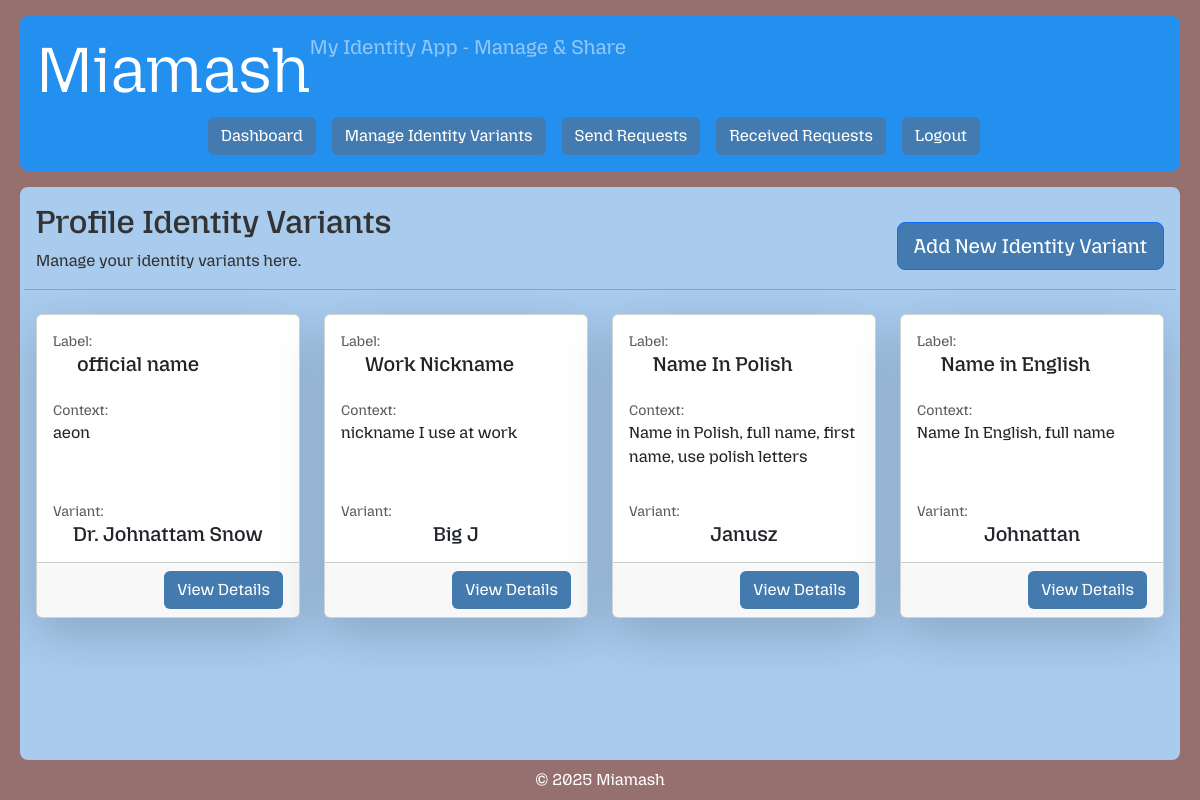
Before: /profile/identity-variant/ (signed in) with the older database file.
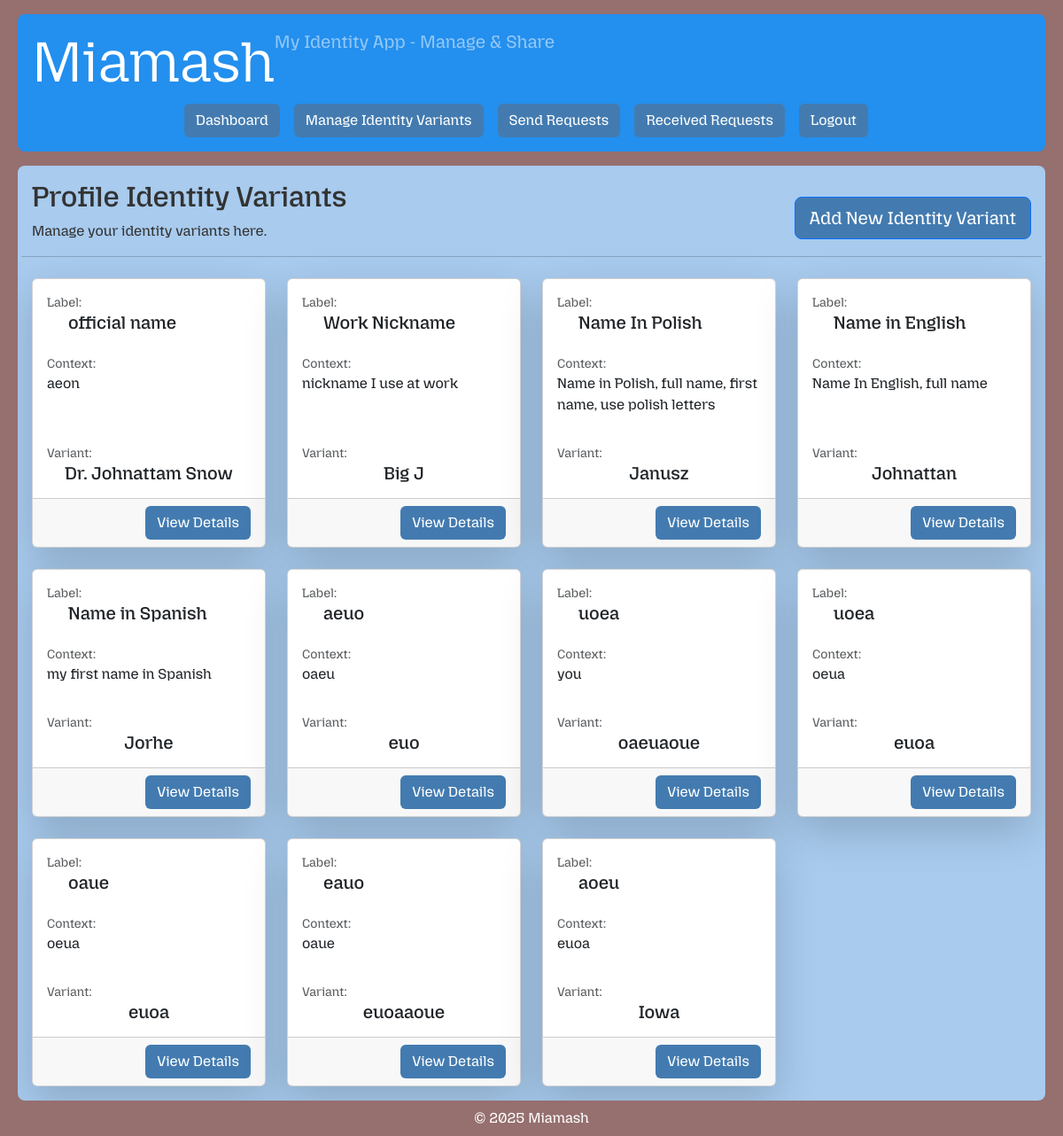
After: the same page with the newer database file.
### core/models.py (models this page shows, shortened)
class ProfileIdentityVariant(models.Model):
    user = models.ForeignKey(User, on_delete=models.CASCADE, related_name='identity_variants')
    label = models.CharField(max_length=50)
    context = models.TextField(blank=True)
    variant = models.CharField(max_length=100)

### web/views.py (the view)
# urls.py: path('profile/identity-variant/', ProfileIdentityVariantListView.as_view(), name='profile-identity-variant-list'),
class ProfileIdentityVariantListView(ProfileIdentityVariantOwnerPermissionMixin, ListView):
    template_name = 'web/private/profile_identity_variant_list.html'
    context_object_name = 'profile_identity_variants'

### web/permissions.py (called while the page is built)
    def get_queryset(self):
        return self.model.objects.filter(user=self.request.user)

### web/templates/web/private/profile_identity_variant_list.html
{% extends "web/private/base.html" %}
{% block content %}
    <div class="row align-items-center mb-2">
        <div class="col">
            <h2>Profile Identity Variants</h2>
            <p>Manage your identity variants here.</p>
        </div>
        <div class="col-auto">
            <a class="btn btn-primary btn-lg" href="{% url 'profile-identity-variant-create' %}">Add New Identity Variant</a>
        </div>
        <hr>
    </div>
    {% if profile_identity_variants %}
        <div class="row row-cols-1 row-cols-sm-1 row-cols-md-2 row-cols-lg-3 row-cols-xl-4 row-cols-xxl-5  g-4">
            {% for variant in profile_identity_variants %}
                <div class="col">
                    <div class="card h-100 mb-3 shadow-lg">
                        <div class="card-body d-flex flex-column">
                            <p class="text-muted mb-0 small">Label:</p>
                            <h5 class="card-text ps-4 ">{{ variant.label }}</h5>
                            <p class="text-muted mb-0 mt-3 small">Context:</p>
                            <p class="card-text">{{ variant.context }}</p>
                            <div class="flex-grow-1"></div>
                            <p class="text-muted mb-0 small">Variant:</p>
                            <h5 class="card-text text-center">{{ variant.variant }}</h5>
                        </div>
                        <div class="card-footer text-end">
                            <a class="btn text-white" href="{% url 'profile-identity-variant-detail' variant.id %}">View Details</a>
                        </div>
                    </div>
                </div>
            {% endfor %}
        </div>
    {% else %}
        <p>No variants at the moment... Go ahead and add a new one !</p>
    {% endif %}
{% endblock %}

### web/templates/web/private/base.html (shortened to what this page needs)
{% load static %}
<!DOCTYPE html>
<html lang="en">
<head>
    {% load django_bootstrap5 %}
    {% bootstrap_css %}
    <link rel="stylesheet" href="{% static 'css/private/base.css' %}">
</head>
<body class="container-fluid">
    <header class="p-3 m-2 mt-3 rounded-3">
        <div class="d-flex">
            <h1 class="text-white display-3">Miamash</h1>
            <p class="text-white-50 fs-5 ">My Identity App - Manage & Share</p>
        </div>
        <nav class="row justify-content-center">
            <ul class="nav justify-content-center gap-3">
                <li class="nav-item">
                    <a class="btn text-white" href="{% url 'dashboard' %}">Dashboard</a>
                </li>
                <li class="nav-item">
                    <a class="btn text-white" href="{% url 'profile-identity-variant-list' %}">Manage Identity Variants</a>
                </li>
                <li class="nav-item">
                    <a class="btn text-white" href="{% url 'request-send-list' %}">Send Requests</a>
                </li>
                <li class="nav-item">
                    <a class="btn text-white" href="{% url 'request-receive-list' %}">Received Requests</a>
                </li>
                <li class="nav-item">
                    <a class="btn text-white" href="{% url 'account_logout' %}">Logout</a>
                </li>
            </ul>
        </nav>
    </header>
    <main class="main-container p-3 m-2 rounded-3">
        <div >
            {% block content %}
            {% endblock %}
        </div>
    </main>
    <footer>
        <div class="footer-container m-2 rounded-3 mt-auto">
            <p class="text-center mb-0">&copy; 2025 Miamash</p>
        </div>
    </footer>
</body>
</html>

### web/static/css/private/base.css (style rules this page uses)
body { font-family: 'MozillaHeadline', Arial, sans-serif; color: #333; background-color: #966f6f; height: 100vh; display: flex; flex-direction: column; }
header { background-color: #238fee; }
.btn { background-color: #437bb0; color: white; }
main { flex: 1 1 auto; display: flex; flex-direction: column; overflow-y: auto; min-height: 0; background-color: #a8cbee; }
.footer-container { color: white; }

Changed rows visible on the page:
added ProfileIdentityVariant: label "Name in Spanish", context "my first name in Spanish", variant "Jorhe"
added ProfileIdentityVariant: label "aeuo", context "oaeu", variant "euo"
added ProfileIdentityVariant: label "uoea", context "you", variant "oaeuaoue"
added ProfileIdentityVariant: label "uoea", context "oeua", variant "euoa"
added ProfileIdentityVariant: label "oaue", context "oeua", variant "euoa"
added ProfileIdentityVariant: label "eauo", context "oaue", variant "euoaaoue"
added ProfileIdentityVariant: label "aoeu", context "euoa", variant "Iowa"
